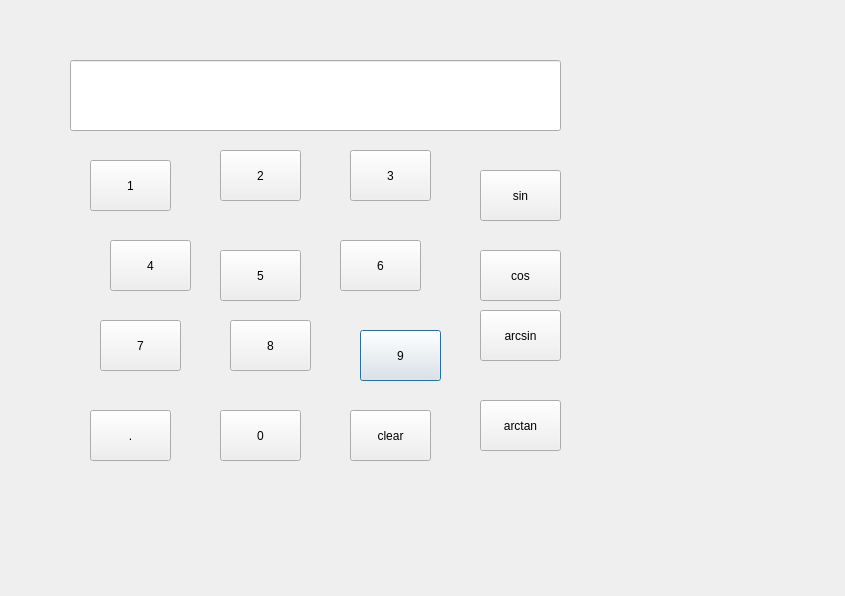
<?xml version="1.0" encoding="UTF-8"?>
<ui version="4.0">
 <class>CalYh</class>
 <widget class="QDialog" name="CalYh">
  <property name="geometry">
   <rect>
    <x>0</x>
    <y>0</y>
    <width>845</width>
    <height>596</height>
   </rect>
  </property>
  <property name="windowTitle">
   <string>CalYh</string>
  </property>
  <widget class="QPushButton" name="btn9">
   <property name="geometry">
    <rect>
     <x>360</x>
     <y>330</y>
     <width>81</width>
     <height>51</height>
    </rect>
   </property>
   <property name="text">
    <string>9</string>
   </property>
  </widget>
  <widget class="QPushButton" name="btnpoint">
   <property name="geometry">
    <rect>
     <x>90</x>
     <y>410</y>
     <width>81</width>
     <height>51</height>
    </rect>
   </property>
   <property name="text">
    <string>.</string>
   </property>
  </widget>
  <widget class="QPushButton" name="btn1">
   <property name="geometry">
    <rect>
     <x>90</x>
     <y>160</y>
     <width>81</width>
     <height>51</height>
    </rect>
   </property>
   <property name="text">
    <string>1</string>
   </property>
  </widget>
  <widget class="QPushButton" name="btn2">
   <property name="geometry">
    <rect>
     <x>220</x>
     <y>150</y>
     <width>81</width>
     <height>51</height>
    </rect>
   </property>
   <property name="text">
    <string>2</string>
   </property>
  </widget>
  <widget class="QPushButton" name="btn3">
   <property name="geometry">
    <rect>
     <x>350</x>
     <y>150</y>
     <width>81</width>
     <height>51</height>
    </rect>
   </property>
   <property name="text">
    <string>3</string>
   </property>
  </widget>
  <widget class="QPushButton" name="btn4">
   <property name="geometry">
    <rect>
     <x>110</x>
     <y>240</y>
     <width>81</width>
     <height>51</height>
    </rect>
   </property>
   <property name="text">
    <string>4</string>
   </property>
  </widget>
  <widget class="QPushButton" name="btn5">
   <property name="geometry">
    <rect>
     <x>220</x>
     <y>250</y>
     <width>81</width>
     <height>51</height>
    </rect>
   </property>
   <property name="text">
    <string>5</string>
   </property>
  </widget>
  <widget class="QPushButton" name="btn6">
   <property name="geometry">
    <rect>
     <x>340</x>
     <y>240</y>
     <width>81</width>
     <height>51</height>
    </rect>
   </property>
   <property name="text">
    <string>6</string>
   </property>
  </widget>
  <widget class="QPushButton" name="btn7">
   <property name="geometry">
    <rect>
     <x>100</x>
     <y>320</y>
     <width>81</width>
     <height>51</height>
    </rect>
   </property>
   <property name="text">
    <string>7</string>
   </property>
  </widget>
  <widget class="QPushButton" name="btn8">
   <property name="geometry">
    <rect>
     <x>230</x>
     <y>320</y>
     <width>81</width>
     <height>51</height>
    </rect>
   </property>
   <property name="text">
    <string>8</string>
   </property>
  </widget>
  <widget class="QPushButton" name="btn0">
   <property name="geometry">
    <rect>
     <x>220</x>
     <y>410</y>
     <width>81</width>
     <height>51</height>
    </rect>
   </property>
   <property name="text">
    <string>0</string>
   </property>
  </widget>
  <widget class="QPushButton" name="btnclear">
   <property name="geometry">
    <rect>
     <x>350</x>
     <y>410</y>
     <width>81</width>
     <height>51</height>
    </rect>
   </property>
   <property name="text">
    <string>clear</string>
   </property>
  </widget>
  <widget class="QPushButton" name="btnsin">
   <property name="geometry">
    <rect>
     <x>480</x>
     <y>170</y>
     <width>81</width>
     <height>51</height>
    </rect>
   </property>
   <property name="text">
    <string>sin</string>
   </property>
  </widget>
  <widget class="QPushButton" name="btncos">
   <property name="geometry">
    <rect>
     <x>480</x>
     <y>250</y>
     <width>81</width>
     <height>51</height>
    </rect>
   </property>
   <property name="text">
    <string>cos</string>
   </property>
  </widget>
  <widget class="QPushButton" name="btnarctan">
   <property name="geometry">
    <rect>
     <x>480</x>
     <y>400</y>
     <width>81</width>
     <height>51</height>
    </rect>
   </property>
   <property name="text">
    <string>arctan</string>
   </property>
  </widget>
  <widget class="QPushButton" name="btnarcsin">
   <property name="geometry">
    <rect>
     <x>480</x>
     <y>310</y>
     <width>81</width>
     <height>51</height>
    </rect>
   </property>
   <property name="text">
    <string>arcsin</string>
   </property>
  </widget>
  <widget class="QLineEdit" name="editYh">
   <property name="geometry">
    <rect>
     <x>70</x>
     <y>60</y>
     <width>491</width>
     <height>71</height>
    </rect>
   </property>
   <property name="readOnly">
    <bool>true</bool>
   </property>
  </widget>
 </widget>
 <layoutdefault spacing="6" margin="11"/>
 <resources/>
 <connections/>
</ui>
